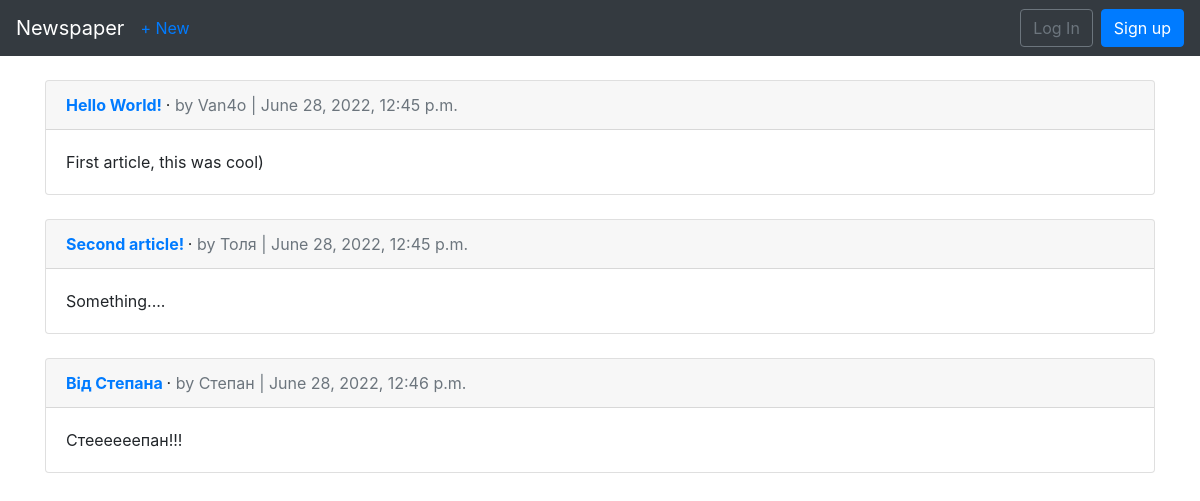
The app's page /article/, older data.
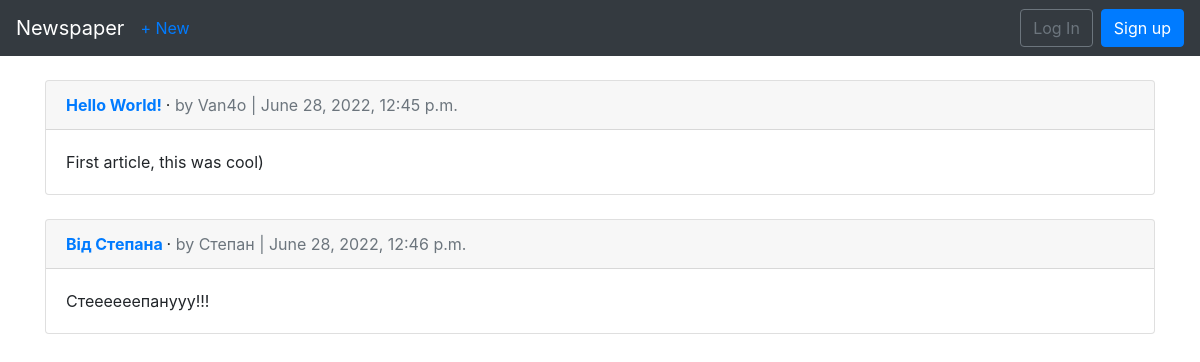
The same page, newer data.
### articles/models.py (models this page shows, shortened)
class Article(models.Model):
    title = models.CharField(max_length=260)
    body = models.TextField()
    date = models.DateTimeField(auto_now_add=True)
    author = models.ForeignKey(
        get_user_model(),
        on_delete=models.CASCADE
    )

### users/models.py (models this page shows)
class CustomUser(AbstractUser):
    age = models.PositiveIntegerField(null=True, blank=True)

### articles/views.py (the view)
# urls.py: path('', ArticlePageView.as_view(), name="articles"),
class ArticlePageView(ListView):
    model = Article
    template_name = "article_list.html"
    context_object_name = "article_list"

### templates/article_list.html (shortened to what this page needs)
{% extends 'base.html'%}
{% block content%}
    {% for article in article_list %}
        <div class="card">
            <div class="card-header">
                <span class="font-weight-bold">
                    <a href = "{% url 'article_detail' article.pk %}">
                        {{ article.title }}
                    </a>
                </span> &middot;
                <span class="text-muted">by {{ article.author }} |
                {{ article.date }}</span>
            </div>
            <div class="card-body">
                {{ article.body }}
            </div>
        </div>
        <br>
    {% endfor %}
{% endblock content%}

Row changes from the older to the newer data that the page shows:
removed Article: title "Second article!", author "Толя", date "June 28, 2022, 12:45 p.m.", body "Something...."
changed Article "Від Степана": body "Стеееееепан!!!" → "Стеееееепанyyy!!!"
